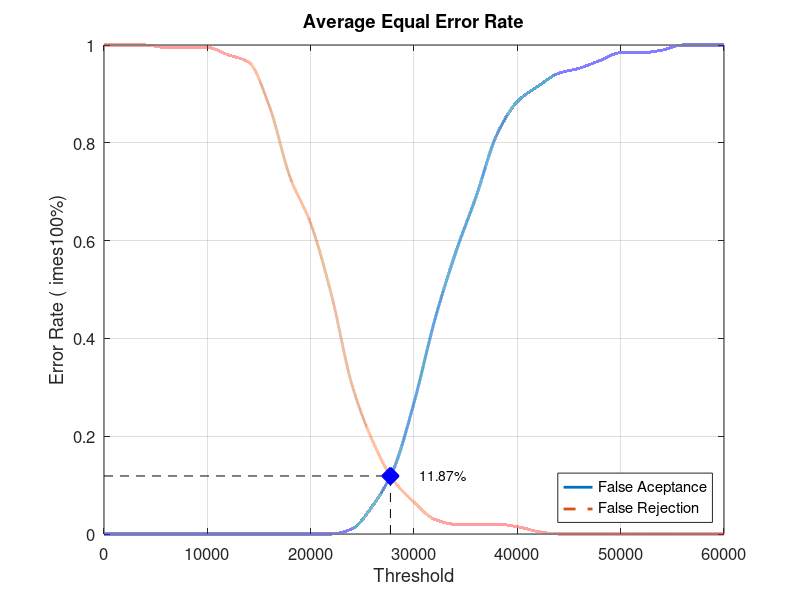
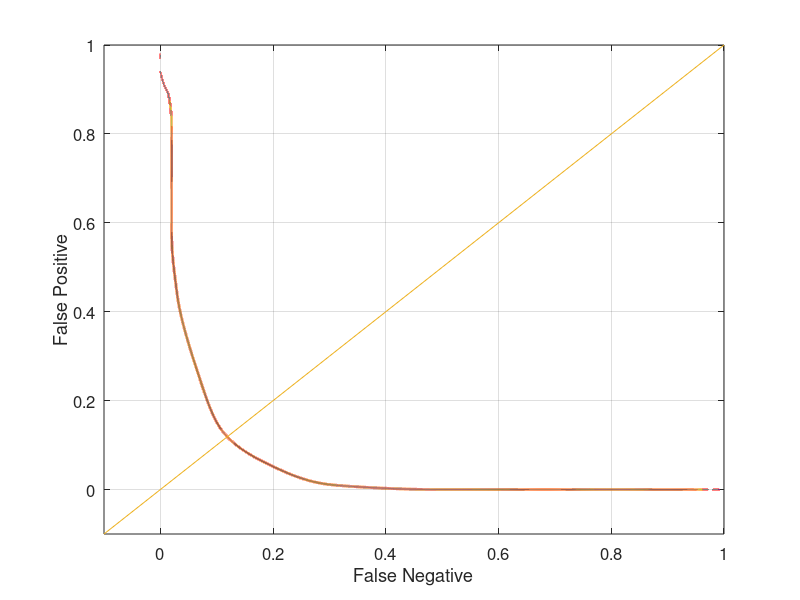

Source code (MATLAB) for these figures, in order:
close all;
clear;
clc;
x = 0:2000:60000;
xq = 0:0.5:60000;

y0 = [0 0 0 0 0 0 0 0 0 0 0 0 0.0105263 0.0578947 0.131579 0.268421 0.436842 0.573684 0.689474 0.815789 0.884211 0.915789 0.942105 0.952632 0.968421 0.984211 0.984211 0.989474 1 1 1]
yy0 = interp1(x, y0, xq, 'pchip');
y1 = [1 1 1 0.995 0.995 0.995 0.98 0.965 0.875 0.73 0.635 0.49 0.305 0.19 0.11 0.065 0.03 0.02 0.02 0.02 0.015 0.005 0 0 0 0 0 0 0 0 0]
yy1 = interp1(x, y1, xq, 'pchip');

% Calculating EER: 
y2 = abs(y0 - y1);
find(y2 == min(y2))
yy2 = abs(yy0 - yy1);
xEER = find(yy2 == min(yy2));
xEERIndex = xq(xEER) % X-axis EER
yEER = yy0(xEER) % Y-axis EER

main = figure
plot(xq, yy0,'-','LineWidth', 2);	hold on
plot(xq, yy1,'--','LineWidth', 2);	hold on
plot([xEERIndex xEERIndex], [0 yEER], 'k--');	hold on
plot([0 xEERIndex], [yEER yEER], 'k--');	hold on
plot(xEERIndex, yEER, 'bx', 'LineWidth', 10);	hold on
text(xEERIndex + 10 * xEERIndex / 100, yEER, [num2str(round((10000 * yEER)) / 100) '%'])
legend('False Aceptance', 'False Rejection', 'Location', 'SouthEast')
xlabel('Threshold')
ylabel('Error Rate (	imes100%)')
title('Average Equal Error Rate')
set(gca, 'FontSize', 12)
axis([0 60000 0 1])
grid on

print(main, 'Database1_1Main', '-dpng');
FNRxFPR = figure('Color', [1 1 1]);
plot(yy1, yy0, '-', yy1, yy0, 'LineWidth', 2);
hold on
y = -0.1:0.1:1
plot(y, y); 
set(gca, 'FontSize', 12)
xlabel('False Negative')
ylabel('False Positive')
axis([-0.1 1 -0.1 1])
set(gca, 'FontSize', 12)
grid on

print(FNRxFPR, 'Database1_1FNRxFPR','-dpng');
